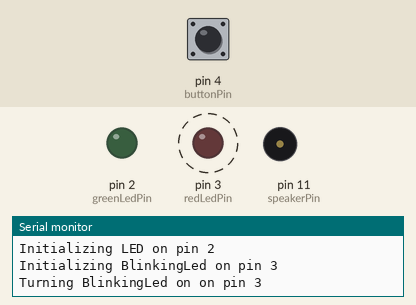
Simulated run of this sketch. Board: Arduino Uno, built with avr-gcc and run on an emulated ATmega328P. Parts: output pins drawn as LEDs (lit = HIGH), buzzer (waves = sounding), the last lines printed to the serial monitor. Dashed ring = blinking. The inputs (shaded band) are chosen by the test bench; at power-on: pin 4 (buttonPin) HIGH.

Above: at 1.2 s.
1.3 s: pin 4 (buttonPin) pulled LOW for 0.15 s
At 1.54 s:
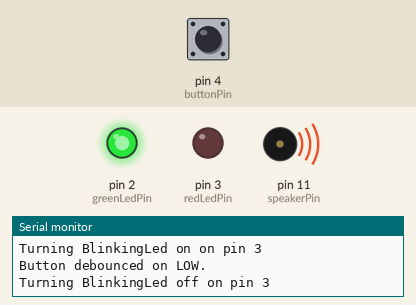
At 2.5 s:
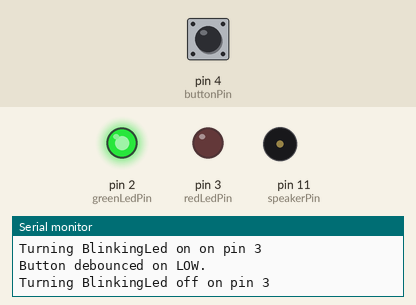
Timing chart, 0 to 4.3 s (numbered marks = the images above; inputs shaded):
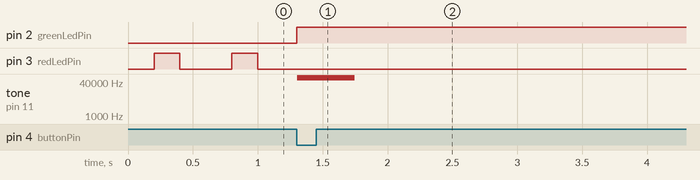

The sketch:

Bas.StarWarsLockBox.ino
```cpp
/*
	Name:       Bas.StarWarsLockBox.ino
	Created:	19-12-2020 00:03:15
	Author:     DESKTOP-BAS\baspa
*/

#include "Sound.h"
#include "BlinkingLed.h"
#include "Led.h"
#include "UnlockSoundData.h"
#include "Button.h"

const int speakerPin = 11;  // Can be either 3 or 11, two PWM outputs connected to Timer 2
const int greenLedPin = 2;
const int redLedPin = 3;
const int buttonPin = 4;
const unsigned long debounceDelay = 50;

Bas::Sound unlockSound(speakerPin, unlockSoundData, sizeof(unlockSoundData));
Bas::Led greenLed{ greenLedPin };
Bas::BlinkingLed redLed{ redLedPin, 200, 400 };
Bas::Button unlockButton{ buttonPin, debounceDelay };

bool hasButtonBeenPressed = false;  // Ensure that the button can only be pressed once.

// The setup() function runs once each time the micro-controller starts
void setup()
{
	Serial.begin(9600);

	unlockButton.initialize(onUnlockButtonPressed);
	greenLed.initialize();
	redLed.initialize();
	redLed.turnOn();
}

// Add the main program code into the continuous loop() function
void loop()
{
	unlockButton.update();
	redLed.update();
}


void onUnlockButtonPressed()
{
  if (!hasButtonBeenPressed)
  {
	  redLed.turnOff();
	  greenLed.turnOn();
	  unlockSound.play();

    hasButtonBeenPressed = true;
  }
}

// This is called at 8000 Hz to load the next sample.
ISR(TIMER1_COMPA_vect) {
	unlockSound.onInterrupt();
}
```

BlinkingLed.cpp
```cpp
#include "BlinkingLed.h"


Bas::BlinkingLed::BlinkingLed(int pin, int numMillisecondsOn, int numMillisecondsOff) : pin{ pin }, numMillisecondsOn{numMillisecondsOn}, numMillisecondsOff{numMillisecondsOff}
{
}

void Bas::BlinkingLed::initialize()
{
    Serial.print("Initializing BlinkingLed on pin ");
    Serial.println(this->pin);

    pinMode(this->pin, OUTPUT);
}

void Bas::BlinkingLed::update()
{
    static int millisToSpendInState = this->numMillisecondsOn;
    static long previousMillis;

    if (this->isRunning && (millis() - previousMillis) >= millisToSpendInState)
    {
        if (digitalRead(this->pin) == HIGH)
        {
            millisToSpendInState = this->numMillisecondsOff;
        }
        else
        {
            millisToSpendInState = this->numMillisecondsOn;
        }

        digitalWrite(this->pin, !digitalRead(this->pin));
        previousMillis = millis();
    }
}

void Bas::BlinkingLed::turnOn()
{
    Serial.print("Turning BlinkingLed on on pin ");
    Serial.println(this->pin);
    digitalWrite(this->pin, LOW);
    this->isRunning = true;
}


void Bas::BlinkingLed::turnOff()
{
    Serial.print("Turning BlinkingLed off on pin ");
    Serial.println(this->pin);
    digitalWrite(this->pin, LOW);
    this->isRunning = false;
}
```

BlinkingLed.h
```cpp
#pragma once

#if defined(ARDUINO) && ARDUINO >= 100
#include "arduino.h"
#else
#include "WProgram.h"
#endif

namespace Bas
{
	// Encapsulates a blinking LED
	class BlinkingLed
	{
		int pin;
		int numMillisecondsOn;
		int numMillisecondsOff;
		bool isRunning = false;
	public:
		BlinkingLed(int pin, int numMillisecondsOn, int numMillisecondsOff);
		void initialize();
		void update();
		void turnOn();
		void turnOff();
	};
}
```

Button.cpp
```cpp
#include "Button.h"

namespace Bas
{
	Button::Button(int pin, unsigned long debounceDelay) : pin{ pin }, debounceDelay{ debounceDelay }, risingCallback{ NULL }, fallingCallback{ NULL }
	{
	}

	void Button::initialize(CallbackPointer fallingCallback)
	{
		this->initialize(fallingCallback, NULL);
	}

	void Button::initialize(CallbackPointer fallingCallback, CallbackPointer risingCallback)
	{
    Serial.print("Initializing button on pin ");
    Serial.println(this->pin);
		this->risingCallback = risingCallback;
		this->fallingCallback = fallingCallback;
		pinMode(this->pin, INPUT_PULLUP);
	}

	void Button::update()
	{
		int currentButtonState = digitalRead(this->pin);
		unsigned long now = millis();

		if (currentButtonState != this->lastDebouncedButtonState)
		{
			if (now - this->lastDebounceTime > this->debounceDelay)
			{
				// A debounced button change has occurred!
				this->lastDebounceTime = now;
				this->lastDebouncedButtonState = currentButtonState;
				this->debouncedState = currentButtonState;

				// Call the appropriate callback function
				if (this->risingCallback != NULL && currentButtonState == HIGH)
				{
					Serial.println("Button debounced on HIGH.");
					this->risingCallback();
				}

				if (currentButtonState == LOW)
				{
					Serial.println("Button debounced on LOW.");
					this->fallingCallback();
				}
			}
		}
	}
}
```

Button.h
```cpp
// Button.h

#ifndef _BUTTON_h
#define _BUTTON_h

#if defined(ARDUINO) && ARDUINO >= 100
#include "arduino.h"
#else
#include "WProgram.h"
#endif
namespace Bas
{
	/// <summary>
	/// Encapsulate a button connected to a pull-up resistor. If the button is pressed or released (and any bouncing is filtered out), a callback is called.
	/// </summary>
	class Button
	{
		using CallbackPointer = void(*)();
		int pin;
		int lastDebouncedButtonState = HIGH;
		unsigned long lastDebounceTime;
		unsigned long debounceDelay;
		CallbackPointer risingCallback;
		CallbackPointer fallingCallback;
		int debouncedState;

	public:
		/// <summary>
		/// Constructs the Button object.
		/// </summary>
		/// <param name="pin">The pin the button is connected to.</param>
		/// <param name="debounceDelay">The delay (in millis) to use for filtering any bouncing.</param>
		/// <returns></returns>
		Button(int pin, unsigned long debounceDelay);

		/// <summary>
		/// Tell the button which callback to call when the signal falls (in other words, when the button is pressed).
		/// </summary>
		/// <param name="fallingCallback">The callback to call when the button is pressed.</param>
		void initialize(CallbackPointer fallingCallback);

		/// <summary>
		/// Tell the button which callback to call when the signal falls (when the button is pressed) or rises (when the button is released).
		/// </summary>
		/// <param name="fallingCallback">The callback to call when the button is pressed.</param>
		/// <param name="risingCallback">The callback to call when the button is released.</param>
		void initialize(CallbackPointer fallingCallback, CallbackPointer risingCallback);

		/// <summary>
		/// Updates the Button state. This method should be called once per loop.
		/// </summary>
		void update();
	};
}

#endif
```

Led.cpp
```cpp
#include "Led.h"

Bas::Led::Led(int pin) : pin{ pin }
{
}

void Bas::Led::initialize()
{
    Serial.print("Initializing LED on pin ");
    Serial.println(this->pin);
    pinMode(this->pin, OUTPUT);
}

void Bas::Led::turnOn()
{
    digitalWrite(this->pin, HIGH);
}


void Bas::Led::turnOff()
{
    digitalWrite(this->pin, LOW);
}
```

Led.h
```cpp
#pragma once

#if defined(ARDUINO) && ARDUINO >= 100
  #include "arduino.h"
#else
  #include "WProgram.h"
#endif

namespace Bas
{
	class Led
	{
		int pin;
	public:
		Led(int pin);
		void initialize();
		void turnOn();
		void turnOff();
	};
}
```

Sound.cpp
```cpp
#include "Sound.h"

Bas::Sound::Sound(int speakerPin, unsigned char const* soundData, int soundDataLength) : speakerPin{ speakerPin }, soundData{ soundData }, soundDataLength{ soundDataLength }, sample{ 0 }
{
    if (this->speakerPin != 3 && this->speakerPin != 11)
    {
        Serial.println("ERROR: the speaker pin can only be 3 or 11 because the other PWM pins are taken by two timers.");
    }
}

void Bas::Sound::play()
{
    this->lastSample = pgm_read_byte(&this->soundData[this->soundDataLength - 1]);
    pinMode(this->speakerPin, OUTPUT);

    // Set up Timer 2 to do pulse width modulation on the speaker
    // pin.

    // Use internal clock (datasheet p.160)
    ASSR &= ~(_BV(EXCLK) | _BV(AS2));

    // Set fast PWM mode  (p.157)
    TCCR2A |= _BV(WGM21) | _BV(WGM20);
    TCCR2B &= ~_BV(WGM22);

    if (this->speakerPin == 11) {
        // Do non-inverting PWM on pin OC2A (p.155)
        // On the Arduino this is pin 11.
        TCCR2A = (TCCR2A | _BV(COM2A1)) & ~_BV(COM2A0);
        TCCR2A &= ~(_BV(COM2B1) | _BV(COM2B0));
        // No prescaler (p.158)
        TCCR2B = (TCCR2B & ~(_BV(CS12) | _BV(CS11))) | _BV(CS10);

        // Set initial pulse width to the first sample.
        OCR2A = pgm_read_byte(&this->soundData[0]);
    }
    else {
        // Do non-inverting PWM on pin OC2B (p.155)
        // On the Arduino this is pin 3.
        TCCR2A = (TCCR2A | _BV(COM2B1)) & ~_BV(COM2B0);
        TCCR2A &= ~(_BV(COM2A1) | _BV(COM2A0));
        // No prescaler (p.158)
        TCCR2B = (TCCR2B & ~(_BV(CS12) | _BV(CS11))) | _BV(CS10);

        // Set initial pulse width to the first sample.
        OCR2B = pgm_read_byte(&this->soundData[0]);
    }
    // Set up Timer 1 to send a sample every interrupt.
    cli();

    // Set CTC mode (Clear Timer on Compare Match) (p.133)
    // Have to set OCR1A *after*, otherwise it gets reset to 0!
    TCCR1B = (TCCR1B & ~_BV(WGM13)) | _BV(WGM12);
    TCCR1A = TCCR1A & ~(_BV(WGM11) | _BV(WGM10));

    // No prescaler (p.134)
    TCCR1B = (TCCR1B & ~(_BV(CS12) | _BV(CS11))) | _BV(CS10);

    // Set the compare register (OCR1A).
    // OCR1A is a 16-bit register, so we have to do this with
    // interrupts disabled to be safe.
    OCR1A = F_CPU / SAMPLE_RATE;    // 16e6 / 8000 = 2000

    // Enable interrupt when TCNT1 == OCR1A (p.136)
    TIMSK1 |= _BV(OCIE1A);

    this->lastSample = pgm_read_byte(&this->soundData[this->soundDataLength - 1]);
    this->sample = 0;
    sei();
}

void Bas::Sound::stopPlayback()
{
    // Disable playback per-sample interrupt.
    TIMSK1 &= ~_BV(OCIE1A);

    // Disable the per-sample timer completely.
    TCCR1B &= ~_BV(CS10);

    // Disable the PWM timer.
    TCCR2B &= ~_BV(CS10);

    digitalWrite(speakerPin, LOW);
}

void Bas::Sound::onInterrupt()
{
    if (this->sample >= this->soundDataLength) {
        if (this->sample == this->soundDataLength + this->lastSample) {
            this->stopPlayback();
        }
        else {
            // Ramp down to zero to reduce the click at the end of playback.
            OCR2A = this->soundDataLength + this->lastSample - this->sample;
        }
    }
    else {
        OCR2A = pgm_read_byte(&this->soundData[this->sample]);
    }

    ++this->sample;
}
```

Sound.h
```cpp
#pragma once

#if defined(ARDUINO) && ARDUINO >= 100
  #include "arduino.h"
#else
  #include "WProgram.h"
#endif

#define SAMPLE_RATE 8000;

namespace Bas
{
	class Sound
	{
		int speakerPin;
		unsigned char const* soundData = 0;
		int soundDataLength = 0;
		byte lastSample;
		volatile uint16_t sample;

		void stopPlayback();

	public:
		Sound(int speakerPin, unsigned char const* soundData, int soundDataLength);
		void play();
		void onInterrupt();
	};
}
```

Source omitted: ockSoundData.h (data table, 13846 bytes)

Measured:
- after the input at 1.3 s, pin 2 (greenLedPin): LOW → HIGH at once; pin 3 (redLedPin): stops changing and stays LOW; tone on pin 11 (speakerPin): silent → 62500 Hz at once, → silent 0.44 s later
- by itself, pin 3 (redLedPin): alternates HIGH for 0.20 s and LOW for 0.40 s
